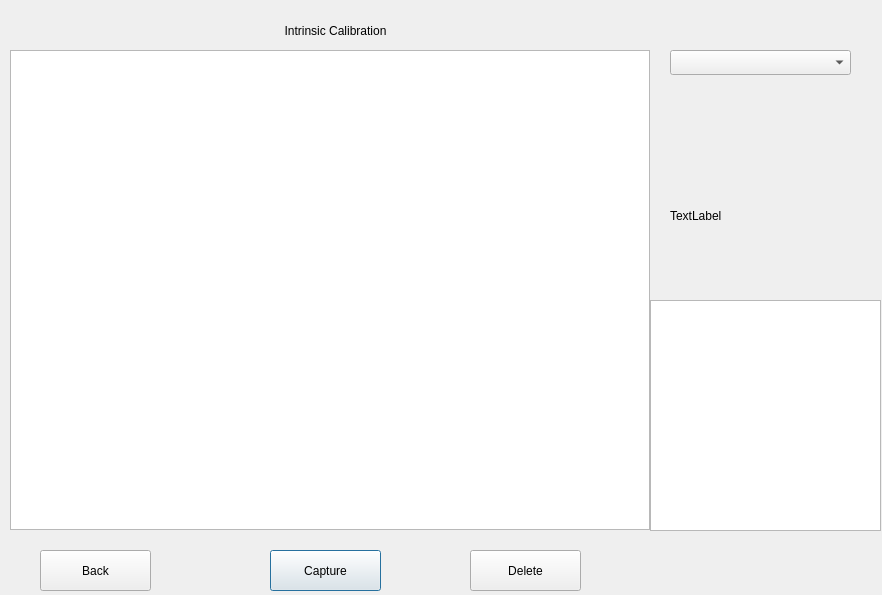
<?xml version="1.0" encoding="UTF-8"?>
<ui version="4.0">
 <class>DialogIntrinsic</class>
 <widget class="QDialog" name="DialogIntrinsic">
  <property name="geometry">
   <rect>
    <x>0</x>
    <y>0</y>
    <width>882</width>
    <height>595</height>
   </rect>
  </property>
  <property name="windowTitle">
   <string>Dialog</string>
  </property>
  <widget class="QGraphicsView" name="graphicsView">
   <property name="geometry">
    <rect>
     <x>10</x>
     <y>50</y>
     <width>640</width>
     <height>480</height>
    </rect>
   </property>
  </widget>
  <widget class="QPushButton" name="TOGGLE">
   <property name="geometry">
    <rect>
     <x>270</x>
     <y>550</y>
     <width>111</width>
     <height>41</height>
    </rect>
   </property>
   <property name="text">
    <string>Capture</string>
   </property>
  </widget>
  <widget class="QPushButton" name="BACK">
   <property name="geometry">
    <rect>
     <x>40</x>
     <y>550</y>
     <width>111</width>
     <height>41</height>
    </rect>
   </property>
   <property name="text">
    <string>Back</string>
   </property>
  </widget>
  <widget class="QPushButton" name="DELETE">
   <property name="geometry">
    <rect>
     <x>470</x>
     <y>550</y>
     <width>111</width>
     <height>41</height>
    </rect>
   </property>
   <property name="text">
    <string>Delete</string>
   </property>
  </widget>
  <widget class="QLabel" name="statusLabel">
   <property name="geometry">
    <rect>
     <x>670</x>
     <y>180</y>
     <width>191</width>
     <height>71</height>
    </rect>
   </property>
   <property name="text">
    <string>TextLabel</string>
   </property>
  </widget>
  <widget class="QListWidget" name="imageList">
   <property name="geometry">
    <rect>
     <x>650</x>
     <y>300</y>
     <width>231</width>
     <height>231</height>
    </rect>
   </property>
  </widget>
  <widget class="QComboBox" name="cameraTypeCombo">
   <property name="geometry">
    <rect>
     <x>670</x>
     <y>50</y>
     <width>181</width>
     <height>25</height>
    </rect>
   </property>
  </widget>
  <widget class="QLabel" name="BANNER">
   <property name="geometry">
    <rect>
     <x>220</x>
     <y>10</y>
     <width>231</width>
     <height>41</height>
    </rect>
   </property>
   <property name="text">
    <string>Intrinsic Calibration</string>
   </property>
   <property name="alignment">
    <set>Qt::AlignCenter</set>
   </property>
  </widget>
 </widget>
 <resources/>
 <connections/>
</ui>
